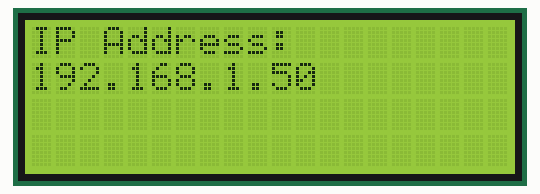
The program below on a simulated Raspberry Pi (BCM pin numbers). Shown: 20×4 character LCD. System figures (address, load, memory, disk, uptime) are fixed made-up values.

Above: at 0.1 s.

The program:

lcdDisplay02.py
```python
import os

import time

from RPLCD.i2c import CharLCD

# Initialize the LCD

lcd = CharLCD('PCF8574', 0x27) # Adjust the address if necessary

def get_ip_address():

    ip_address = os.popen('hostname -I').read().strip()

    return ip_address

# try:

while True:

    ip = get_ip_address()

    lcd.clear()

    lcd.write_string("IP Address:")

    lcd.crlf() # Move to the next line

    lcd.write_string(ip)

    time.sleep(5)
```
